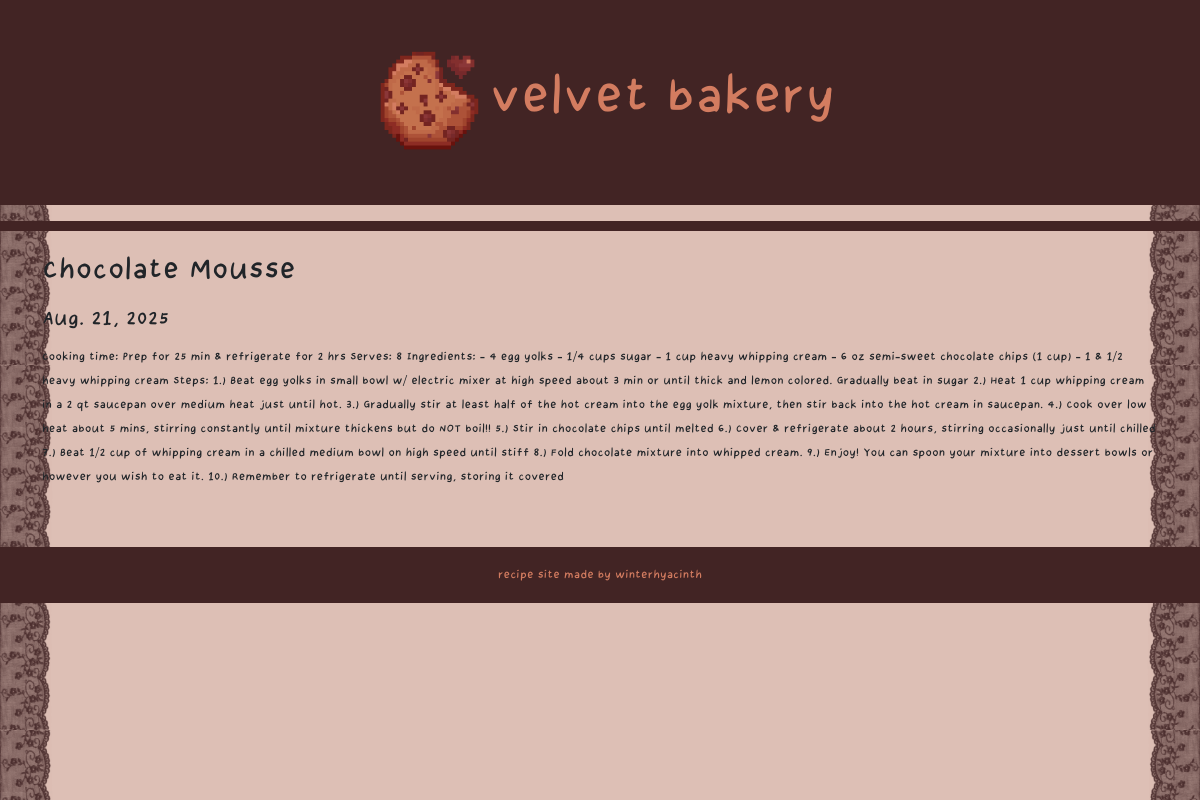
The page /1 on the database its author committed.
### pages/models.py (models this page shows)
class Post(models.Model):
    title = models.CharField(max_length=100)
    date = models.DateField()
    content = RichTextField()
    image = models.ImageField(upload_to='post_images/', blank=True, null=True)

### pages/views.py (the view)
# urls.py: path("<int:pk>", views.detail, name="detail")
def detail(request, pk):
    this_post = Post.objects.get(pk=pk)
    context = {
        "post": this_post
    }
    return render(request, "detail.html", context)

### pages/templates/detail.html (shortened to what this page needs)
{% extends 'base.html' %}
{% block content %}
<h1>{{ post.title }}</h1>
<h3>{{ post.date }}</h3>
{{ post.content }}
{% endblock %}

### blog/static/style.css (style rules this page uses)
:root { --pink: #f8c8dc; --brown: #4b2e2e; }
body { background-color:#ddbfb5; font-family: "Comic"; }

### rows shown on the page
Post: title "Chocolate Mousse", date "Aug. 21, 2025", content "Cooking time: Prep for 25 min & refrigerate for 2 hrs Serves: 8 Ingredients: - 4 egg yolks - 1/4 cups sugar - 1 cup heavy whipping cream - 6 oz semi-sweet chocolate chips (1 cup) - 1 & 1/2 heavy whipping cream Steps: 1.) Beat egg yolks in small bowl w/ electric mixer at high speed about 3 min or until thick and lemon colored. Gradually beat in sugar 2.) Heat 1 cup whipping cream in a 2 qt saucepan over medium heat just until hot. 3.) Gradually stir at least half of the hot cream into the egg yolk mixture, then stir back into the hot cream in saucepan. 4.) Cook over low heat about 5 mins, stirring constantly until mixture thickens but do NOT boil!! 5.) Stir in chocolate chips until melted…"
